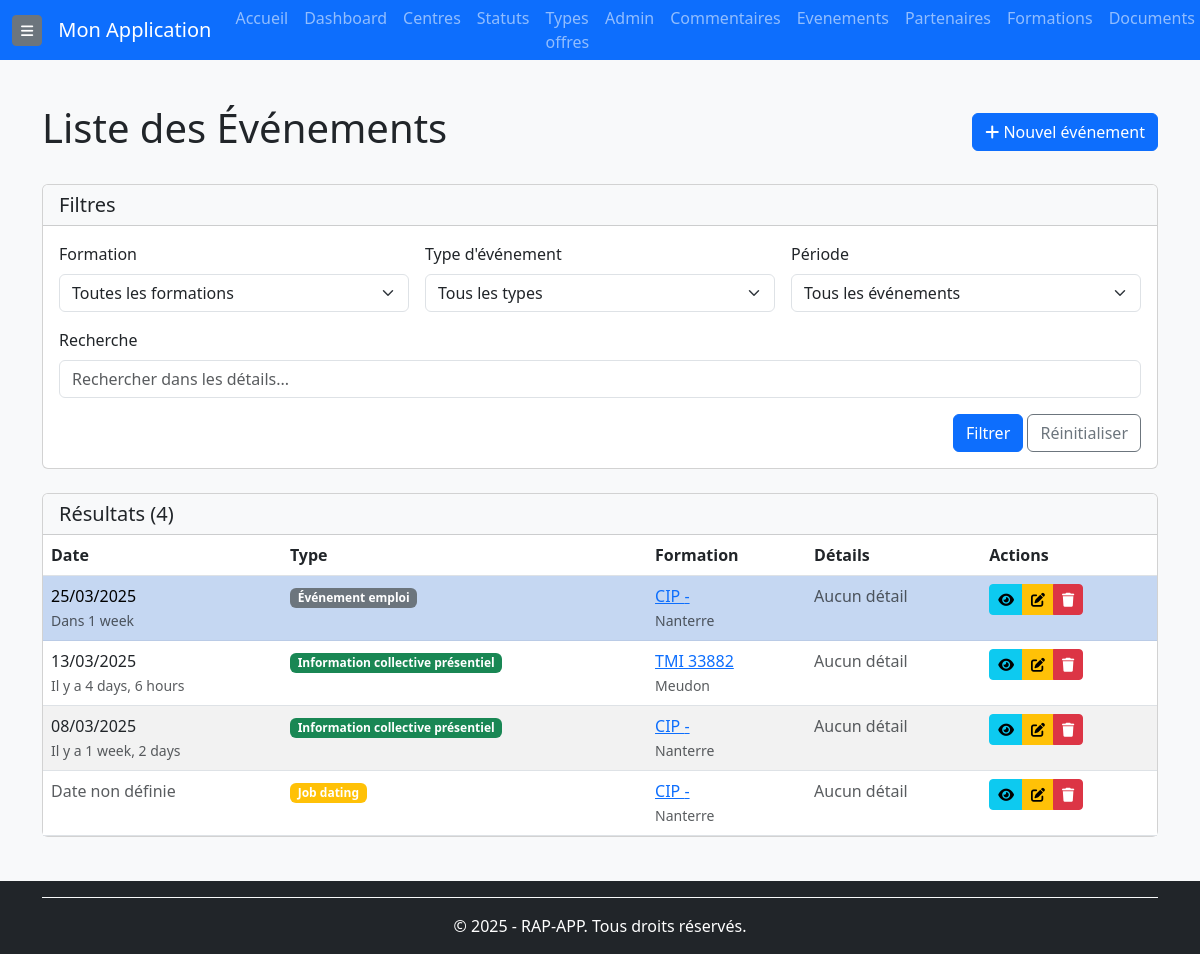
The page /evenements/ (signed in) on the database as committed earlier.
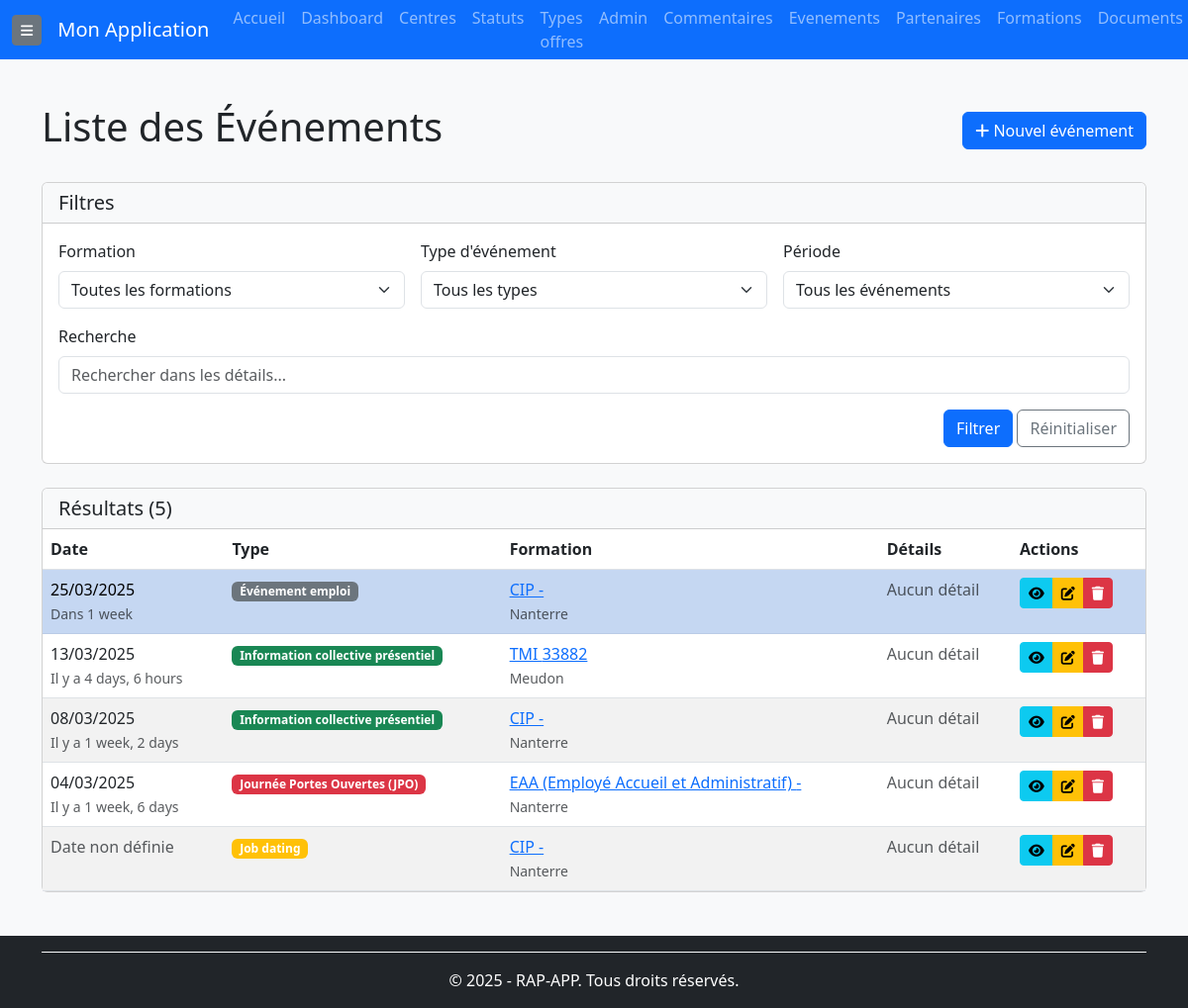
The same page on the database as committed later.
### rap_app/models/evenements.py (models this page shows, shortened)
class Evenement(BaseModel):
    INFO_PRESENTIEL = 'info_collective_presentiel'
    INFO_DISTANCIEL = 'info_collective_distanciel'
    JOB_DATING = 'job_dating'
    EVENEMENT_EMPLOI = 'evenement_emploi'
    FORUM = 'forum'
    JPO = 'jpo'
    AUTRE = 'autre'
    TYPE_EVENEMENT_CHOICES = [
        (INFO_PRESENTIEL, 'Information collective présentiel'),
        (INFO_DISTANCIEL, 'Information collective distanciel'),
        (JOB_DATING, 'Job dating'),
        (EVENEMENT_EMPLOI, 'Événement emploi'),
        (FORUM, 'Forum'),
        (JPO, 'Journée Portes Ouvertes (JPO)'),
        (AUTRE, 'Autre'),
    ]
    formation = models.ForeignKey(Formation, on_delete=models.CASCADE, null=True, blank=True,  related_name="evenements",verbose_name="Formation associée")
    type_evenement = models.CharField(max_length=100, choices=TYPE_EVENEMENT_CHOICES, verbose_name="Type d'événement",db_index=True)
    details = models.TextField(null=True,  blank=True, verbose_name="Détails de l'événement")
    event_date = models.DateField(null=True, blank=True, verbose_name="Date de l'événement")
    description_autre = models.CharField(max_length=255,  null=True,  blank=True,  verbose_name="Description pour 'Autre' événement")
    class Meta:
        verbose_name = "Événement"
        verbose_name_plural = "Événements"
        ordering = ['-event_date']
        indexes = [
            models.Index(fields=['event_date']),  # Optimisation des recherches par date.
            models.Index(fields=['type_evenement']),  # Ajout d'un index sur le type d'événement.
        ]

### rap_app/models/formations.py (models this page shows, shortened)
class Formation(BaseModel):
    nom = models.CharField(max_length=255, verbose_name="Nom de la formation")
    centre = models.ForeignKey(Centre, on_delete=models.CASCADE, related_name='formations', verbose_name="Centre de formation")
    type_offre = models.ForeignKey(TypeOffre, on_delete=models.CASCADE, related_name="formations", verbose_name="Type d'offre")
    statut = models.ForeignKey(Statut, on_delete=models.CASCADE, related_name="formations", verbose_name="Statut de la formation")
    start_date = models.DateField(null=True, blank=True, verbose_name="Date de début")
    end_date = models.DateField(null=True, blank=True, verbose_name="Date de fin")
    num_kairos = models.CharField(max_length=50, null=True, blank=True, verbose_name="Numéro Kairos")
    num_offre = models.CharField(max_length=50, null=True, blank=True, verbose_name="Numéro de l'offre")
    num_produit = models.CharField(max_length=50, null=True, blank=True, verbose_name="Numéro du produit")
    prevus_crif = models.PositiveIntegerField(default=0, verbose_name="Places prévues CRIF")
    prevus_mp = models.PositiveIntegerField(default=0, verbose_name="Places prévues MP")
    inscrits_crif = models.PositiveIntegerField(default=0, verbose_name="Inscrits CRIF")
    inscrits_mp = models.PositiveIntegerField(default=0, verbose_name="Inscrits MP")
    assistante = models.CharField(max_length=255, null=True, blank=True, verbose_name="Assistante")
    cap = models.PositiveIntegerField(null=True, blank=True, verbose_name="Capacité maximale")
    convocation_envoie = models.BooleanField(default=False, verbose_name="Convocation envoyée")
    entresformation = models.PositiveIntegerField(default=0, verbose_name="Entrées en formation")
    nombre_candidats = models.PositiveIntegerField(default=0, verbose_name="Nombre de candidats")
    nombre_entretiens = models.PositiveIntegerField(default=0, verbose_name="Nombre d'entretiens")
    nombre_evenements = models.PositiveIntegerField(default=0, verbose_name="Nombre d'événements")
    dernier_commentaire = models.TextField(null=True, blank=True, verbose_name="Dernier commentaire")
    partenaires = models.ManyToManyField(Partenaire, related_name="formations", verbose_name="Partenaires", blank=True)
    utilisateur = models.ForeignKey(User, on_delete=models.SET_NULL, null=True, blank=True,related_name="formations_creees",verbose_name="Créé par" )
    objects = FormationManager()
    class Meta:
        verbose_name = "Formation"
        verbose_name_plural = "Formations"
        ordering = ['-start_date', 'nom']
        indexes = [
            models.Index(fields=['start_date']),
            models.Index(fields=['end_date']),
            models.Index(fields=['nom']),
        ]

### rap_app/models/centres.py (models this page shows, shortened)
class Centre(BaseModel):
    nom = models.CharField(
        max_length=255,
        unique=True,  # 🔹 Garantit qu'un centre a un nom unique
        verbose_name="Nom du centre"
    )
    code_postal = models.CharField(
        max_length=5,  # 🔹 Limité à 5 caractères au lieu de 10
        null=True,
        blank=True,
        verbose_name="Code postal",
        validators=[
            RegexValidator(
                regex=r'^\d{5}$',
                message="Le code postal doit contenir exactement 5 chiffres"
            )
        ]
    )
    class Meta:
        verbose_name = "Centre"
        verbose_name_plural = "Centres"
        ordering = ['nom']
        indexes = [
            models.Index(fields=['nom']),  # 🔹 Index pour optimiser les recherches par nom
            models.Index(fields=['code_postal']),  # 🔹 Index pour les recherches par code postal
        ]

### rap_app/views/evenements_views.py (the view)
# urls.py: path('evenements/', evenements_views.EvenementListView.as_view(), name='evenement-list'),
class EvenementListView(BaseListView):
    model = Evenement
    context_object_name = 'evenements'
    template_name = 'evenements/evenement_list.html'
    def get_queryset(self):
        queryset = super().get_queryset().select_related('formation', 'formation__centre')
        formation_id = self.request.GET.get('formation')
        if formation_id:
            queryset = queryset.filter(formation_id=formation_id)
        type_evt = self.request.GET.get('type')
        if type_evt:
            queryset = queryset.filter(type_evenement=type_evt)
        periode = self.request.GET.get('periode')
        if periode == 'future':
            queryset = queryset.filter(event_date__gte=timezone.now().date())
        elif periode == 'past':
            queryset = queryset.filter(event_date__lt=timezone.now().date())
        q = self.request.GET.get('q')
        if q:
            queryset = queryset.filter(
                Q(details__icontains=q) |
                Q(description_autre__icontains=q) |
                Q(formation__nom__icontains=q)
            )
        return queryset
    def get_context_data(self, **kwargs):
        context = super().get_context_data(**kwargs)
        context['filters'] = {
            'formation': self.request.GET.get('formation', ''),
            'type': self.request.GET.get('type', ''),
            'periode': self.request.GET.get('periode', ''),
            'q': self.request.GET.get('q', ''),
        }
        context['formations'] = Formation.objects.all()
        context['types_evenement'] = Evenement.TYPE_EVENEMENT_CHOICES
        context['now'] = timezone.now().date()
        return context

### rap_app/templates/evenements/evenement_list.html (shortened to what the changed rows need)
{% extends 'base.html' %}
{% load static %}
{% block content %}
<div class="container mt-4">
    <div class="d-flex justify-content-between align-items-center mb-4">
        <h1>Liste des Événements</h1>
    </div>
    <div class="card">
        <div class="card-header bg-light">
            <div class="d-flex justify-content-between align-items-center">
                <h5 class="mb-0">Résultats ({{ evenements|length }})</h5>
            </div>
        </div>
        <div class="card-body p-0">
            {% if evenements %}
                <div class="table-responsive">
                    <table class="table table-hover table-striped mb-0">
                        <thead>
                            <tr>
                                <th>Date</th>
                                <th>Type</th>
                                <th>Formation</th>
                                <th>Détails</th>
                                <th>Actions</th>
                            </tr>
                        </thead>
                        <tbody>
                            {% for evenement in evenements %}
                                <tr {% if evenement.event_date and evenement.event_date >= now %}class="table-primary"{% endif %}>
                                    <td>
                                        {% if evenement.event_date %}
                                            {{ evenement.event_date|date:"d/m/Y" }}
                                            {% if evenement.event_date >= now %}
                                                <br>
                                                <small class="text-muted">Dans {{ evenement.event_date|timeuntil }}</small>
                                            {% else %}
                                                <br>
                                                <small class="text-muted">Il y a {{ evenement.event_date|timesince }}</small>
                                            {% endif %}
                                        {% else %}
                                            <span class="text-muted">Date non définie</span>
                                        {% endif %}
                                    </td>
                                    <td>
                                        <span class="badge
                                            {% if evenement.type_evenement == 'info_collective_presentiel' %}bg-success
                                            {% elif evenement.type_evenement == 'info_collective_distanciel' %}bg-info
                                            {% elif evenement.type_evenement == 'job_dating' %}bg-warning
                                            {% elif evenement.type_evenement == 'evenement_emploi' %}bg-secondary
                                            {% elif evenement.type_evenement == 'forum' %}bg-dark
                                            {% elif evenement.type_evenement == 'jpo' %}bg-danger
                                            {% else %}bg-light text-dark{% endif %}">
                                            {{ evenement.get_type_evenement_display }}
                                        </span>
                                    </td>
                                    <td>
                                        {% if evenement.formation %}
                                            <a href="{% url 'formation-detail' evenement.formation.id %}">
                                                {{ evenement.formation.nom }} {{ evenement.formation.num_offre|default:"-" }}
                                            </a>
                                            <br>
                                            <small class="text-muted">{{ evenement.formation.centre.nom }}</small>
                                        {% else %}
                                            <span class="text-muted">Aucune formation associée</span>
                                        {% endif %}
                                    </td>
                                    <td>
                                        {% if evenement.details %}
                                            <div class="text-truncate" style="max-width: 300px;">
                                                {{ evenement.details }}
                                            </div>
                                        {% else %}
                                            <span class="text-muted">Aucun détail</span>
                                        {% endif %}
                                    </td>
                                    <td>
                                        <div class="btn-group btn-group-sm">
                                            <a href="{% url 'evenement-detail' evenement.id %}" class="btn btn-info" title="Détails">
                                                <i class="fas fa-eye"></i>
                                            </a>
                                            <a href="{% url 'evenement-update' evenement.id %}" class="btn btn-warning" title="Modifier">
                                                <i class="fas fa-edit"></i>
                                            </a>
                                            <a href="{% url 'evenement-delete' evenement.id %}" class="btn btn-danger" title="Supprimer">
                                                <i class="fas fa-trash"></i>
                                            </a>
                                        </div>
                                    </td>
                                </tr>
                            {% endfor %}
                        </tbody>
                    </table>
                </div>
            {% else %}
                <div class="text-center py-4">
                    <p class="text-muted">Aucun événement trouvé.</p>
                </div>
            {% endif %}
        </div>
    </div>
</div>
{% endblock %}

Rows that differ between the two databases and show on the page:
added Evenement: event_date "04/03/2025", event_date "1 week, 6 days", type_evenement "Journée Portes Ouvertes (JPO)", formation.nom "EAA (Employé Accueil et Administratif)", formation.num_offre "-", formation.centre.nom "Nanterre", details "Aucun détail"
Other text that changed with them:
{{ evenements|length }}: "4" → "5"
